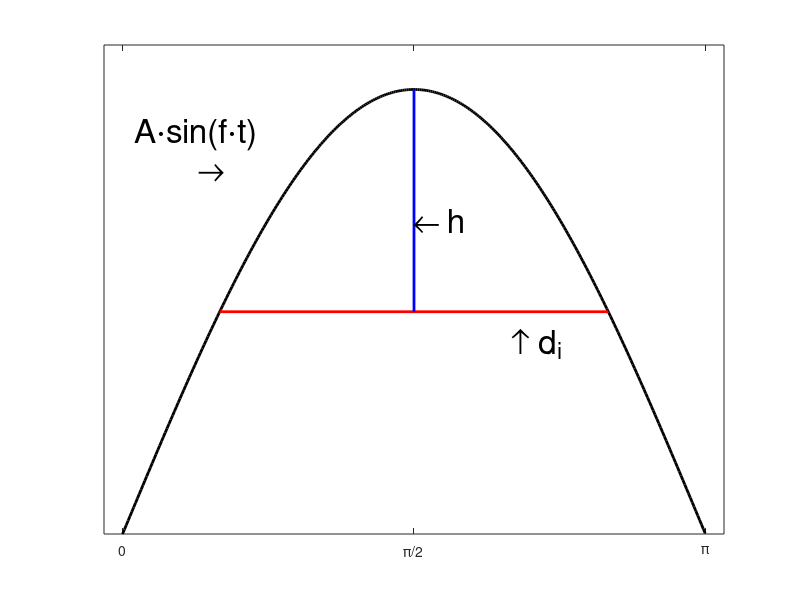

Source code (MATLAB):
%% Chord error figure:
figure
x = 0:0.01:pi;
plot(x, sin(x), 'k', 'LineWidth', 2)
hold on
plot([pi/6, 5*pi/6],[sin(pi/6) sin(5*pi/6)], 'r', 'LineWidth', 2)
plot([pi/2 pi/2], [sin(pi/6) sin(pi/2)], 'b', 'LineWidth', 2)
set(gca, 'YTick', [])
xticks([0 pi/2 pi])
xticklabels({'0', '\pi/2', '\pi'})
box on
xlim([-0.1 (pi + 0.1)])
ylim([0 1.1])
text(pi/2, sin(pi/4), '\leftarrow h', 'FontSize', 24)
text(2*pi/3, sin(pi/6)-.07, '\uparrow d_i','FontSize', 24)
text(pi/48, sin(pi/3), {'A\cdotsin(f\cdott)','        \rightarrow'},'FontSize', 24)